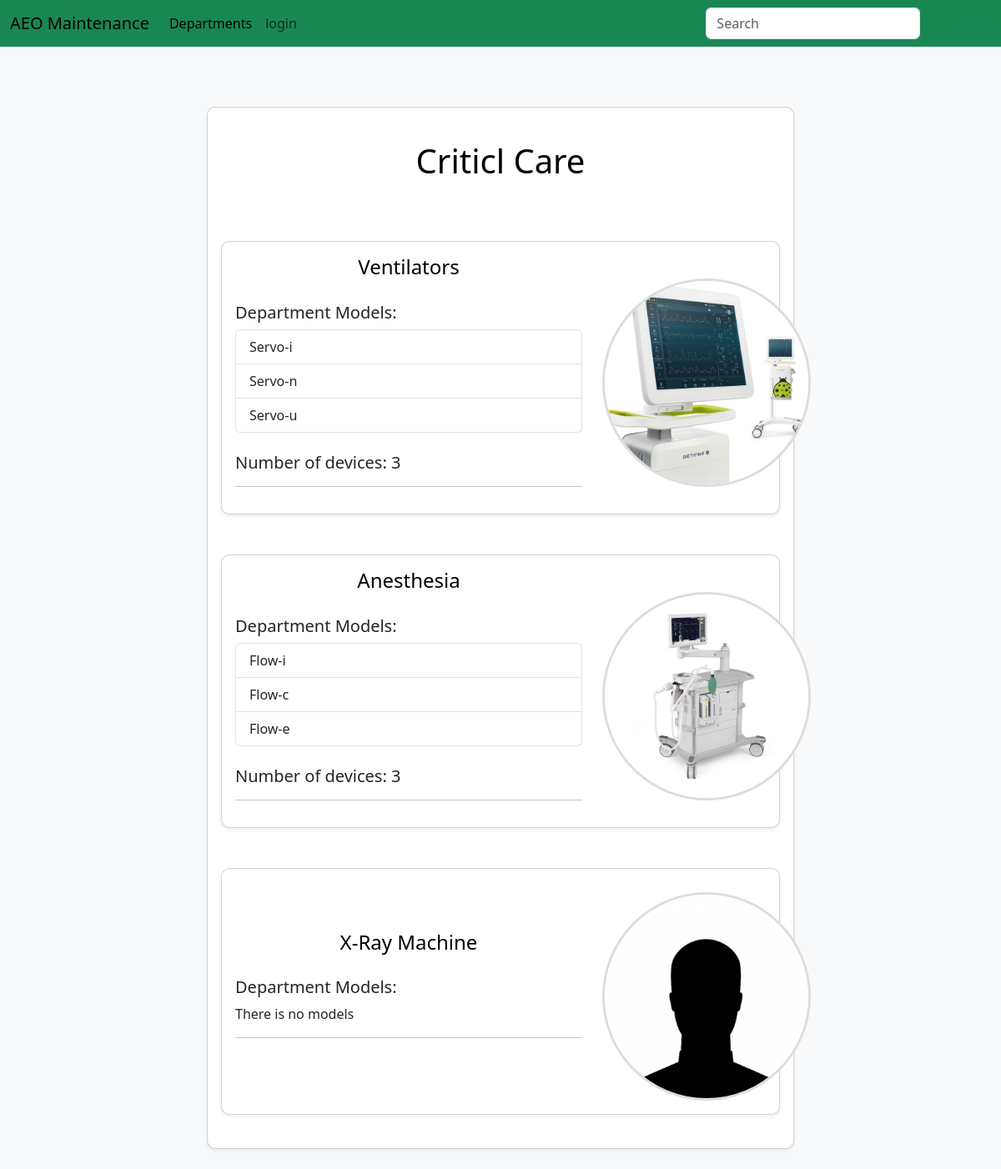
The app's page /departments/1/devices/, older data.
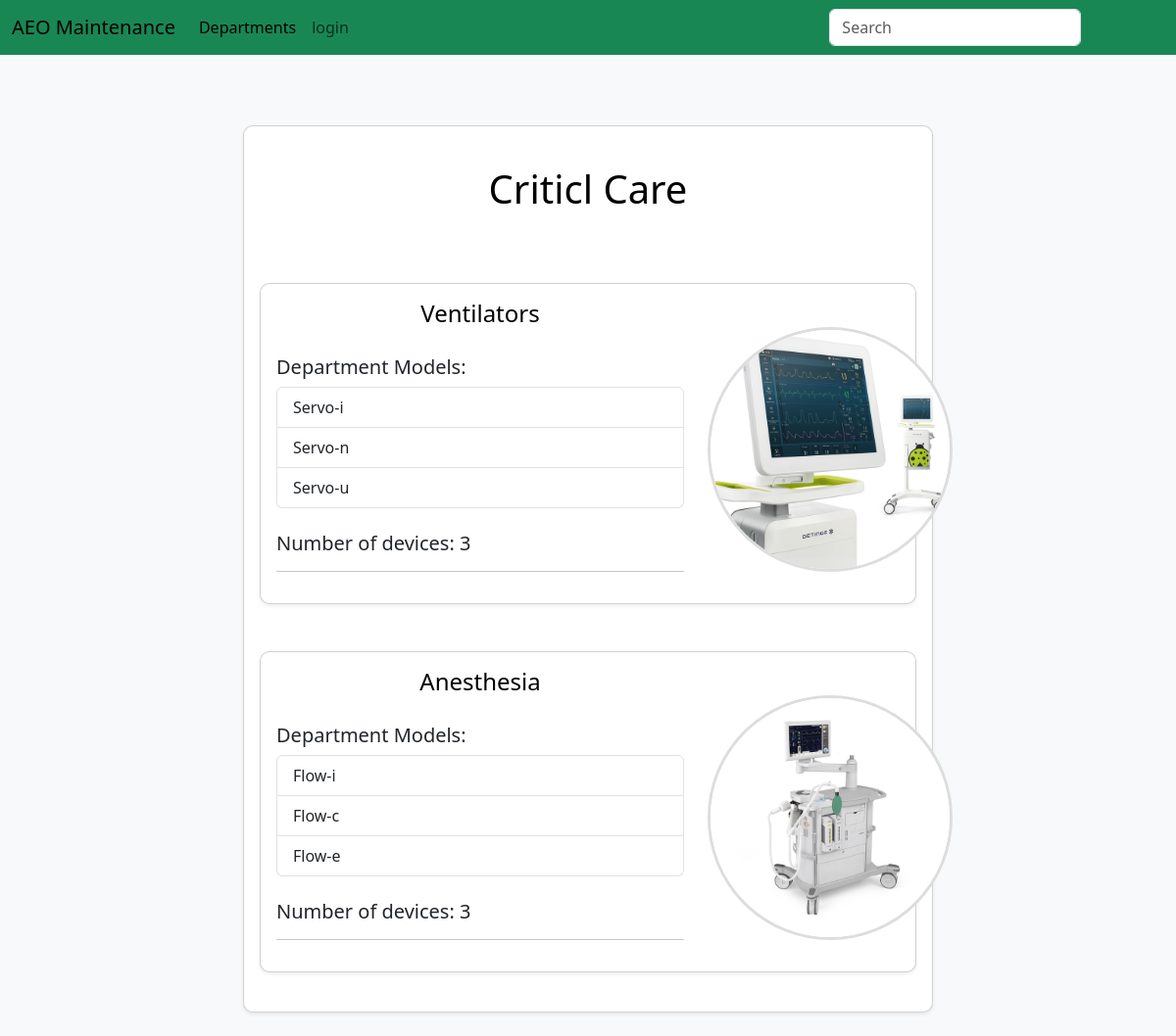
The same page, newer data.
### maintenance_system/models.py (models this page shows, shortened)
class Department(db.Model):
	id = db.Column(db.Integer, primary_key=True)
	name = db.Column(db.String(80), unique=True)
	members = db.relationship('User', backref='department', lazy=True)
	devices = db.relationship('Device', backref='department', lazy=True)

class Device(db.Model):
	id = db.Column(db.Integer, primary_key=True)
	name = db.Column(db.String(80), unique=True)
	department_id = db.Column(db.Integer, db.ForeignKey('department.id'))
	models = db.relationship('Model', backref='device', lazy=True)

class Model(db.Model):
	id = db.Column(db.Integer, primary_key=True)
	name = db.Column(db.String(80), unique=True)
	manufacturer = db.Column(db.String(80))
	picture = db.Column(db.String(20), default='device_model.jpg')
	device_id = db.Column(db.Integer, db.ForeignKey('device.id'))
	machines = db.relationship('Machine', backref='model', lazy=True)

### maintenance_system/Main/routes.py (the view)
@main.route('/<path:path>', methods=['GET'])
def catch_all(path):
    return f"Caught route: {path}", 404

### maintenance_system/Devices/forms.py (shortened to what this page needs)
class DeviceForm(FlaskForm):
    name = StringField('Device Name', validators=[DataRequired(), Length(min=2, max=20)])
    submit = SubmitField('Add')

### maintenance_system/Devices/routes.py (called while the page is built)
@devicesbp.route('/departments/<int:department_id>/devices/', methods=['GET'])
def devices(department_id):
    department = Department.query.get_or_404(department_id)
    users = User.query.all()
    form = DeviceForm()
    devices = department.devices
    return render_template('devices.html', department=department, devices=devices, form=form, users=users)

### maintenance_system/Templates/devices.html (shortened to what this page needs)
{% extends "layout.html"%}
{% block content %}
<div class="row justify-content-center">
	<div class="col-lg-8 mt-4 mb-4">
		<div class="card p-3 shadow-sm">
			<div class="row">
				<div class="col-md-8 col-lg-12 mt-4 mb-4">
					<a href="{{ url_for('departmentsbp.department', id = department.id) }}" class="anchor-custom">
						<h1 class="text-center mb-4">{{ department.name }}</h1>
					</a>
				</div>
				{% for device in devices %}
				<div class="col-md-8 col-lg-12 mt-4 mb-4">
					<div class="card p-3 shadow-sm">
						<div class="row align-items-center">
							<div class="col-lg-8 col-12">
								<a href="{{ url_for('modelsbp.models', device_id = device.id)}}" class="anchor-custom">
									<h4 class="mb-1 text-center">{{ device.name }}</h4>
								</a>
								<br>
								<h5>Department Models: </h5>
								{% if device.models%}
								<div class="list-group">
									{% for model in device.models%}
									<a href="{{ url_for('machinesbp.machines', model_id = model.id)}}"
										class="list-group-item list-group-item-action">{{
										model.name }}</a>
									{% endfor%}
								</div>
								<br>
								<h5>Number of devices: {{ device.models|length }}</h5>
								{% else %}
								<p>There is no models</p>
								{% endif%}
								<hr>
							</div>
							<div class="col-lg-4 text-center mt-1">
							{% set device_picture = (device.models | random).picture if device.models else 'default.jpg' %}
								<img src="{{ url_for('static', filename='images/'+ device_picture) }}" alt="User Photo"
									class="rounded-photo mt-2">
							</div>
						</div>
					</div>
				</div>
				{% endfor %}
			</div>
		</div>
	</div>
	{% endblock%}

### maintenance_system/Templates/layout.html (shortened to what this page needs)
<!doctype html>
<html lang="en">
<head>
	<link href="https://cdn.jsdelivr.net/npm/bootstrap@5.3.3/dist/css/bootstrap.min.css" rel="stylesheet"
>
	<link href="{{ url_for('static', filename='css/style.css')}}" rel="stylesheet">
</head>
<body>
	<nav class="navbar navbar-expand-lg bg-body-success bg-success">
		<div class="container-fluid">
			<a class="navbar-brand" href="{{url_for('main.home')}}">AEO Maintenance</a>
			<div class="collapse navbar-collapse" id="navbarSupportedContent">
				<ul class="navbar-nav me-auto mb-2 mb-lg-0">
					<li class="nav-item">
						<a class="nav-link active" aria-current="page"
							href="{{ url_for('departmentsbp.departments') }}">Departments</a>
					</li>
					{% if current_user.is_authenticated %}
					{% if current_user.username != "Admin" %}
					<li class="nav-item">
						<a class="nav-link" href="{{ url_for('usersbp.user', id=current_user.id) }}">profile</a>
					</li>
					{% if current_user.department_id%}
					<li class="nav-item">
						<a class="nav-link"
							href="{{ url_for('taskpb.in_progress_tasks', department_id=current_user.department_id) }}">Tasks</a>
					</li>
					<li class="nav-item">
						<a class="nav-link"
							href="{{ url_for('taskpb.add_task', department_id=current_user.department_id) }}">Add
							task</a>
					</li>
					{% endif %}
					{% endif %}
					<li class="nav-item">
						<a class="nav-link" href="{{ url_for('usersbp.logout') }}">logout</a>
					</li>
					{% else %}
					<li class="nav-item">
						<a class="nav-link" href="{{ url_for('usersbp.login') }}">login</a>
					</li>
					{% endif %}
				</ul>
				<form class="d-flex" role="search">
					<input class="form-control me-2" type="search" placeholder="Search" aria-label="Search">
					<button class="btn btn-outline-success" type="submit">Search</button>
				</form>
			</div>
		</div>
	</nav>
	<div class="container-fluid container-md">
		<div class="container mt-5">
			<div class="row justify-content-center">
				{% block content %}
				{% endblock %}
			</div>
		</div>
	</div>
</body>
</html>

### maintenance_system/static/css/style.css (style rules this page uses)
body { background-color: #f8f9fa; }
.rounded-photo { width: 250px; height: 250px; object-fit: cover; border-radius: 50%; border: 3px solid #ddd; }
.anchor-custom { text-decoration: none; color: black; cursor: pointer; transition: color 0.3s ease; }
.card { border-radius: 10px; }
.list-group-item { display: flex; justify-content: space-between; align-items: center; }

Row changes from the older to the newer data that the page shows:
removed Device: name "X-Ray Machine", shows "There is no models", shows a picture
